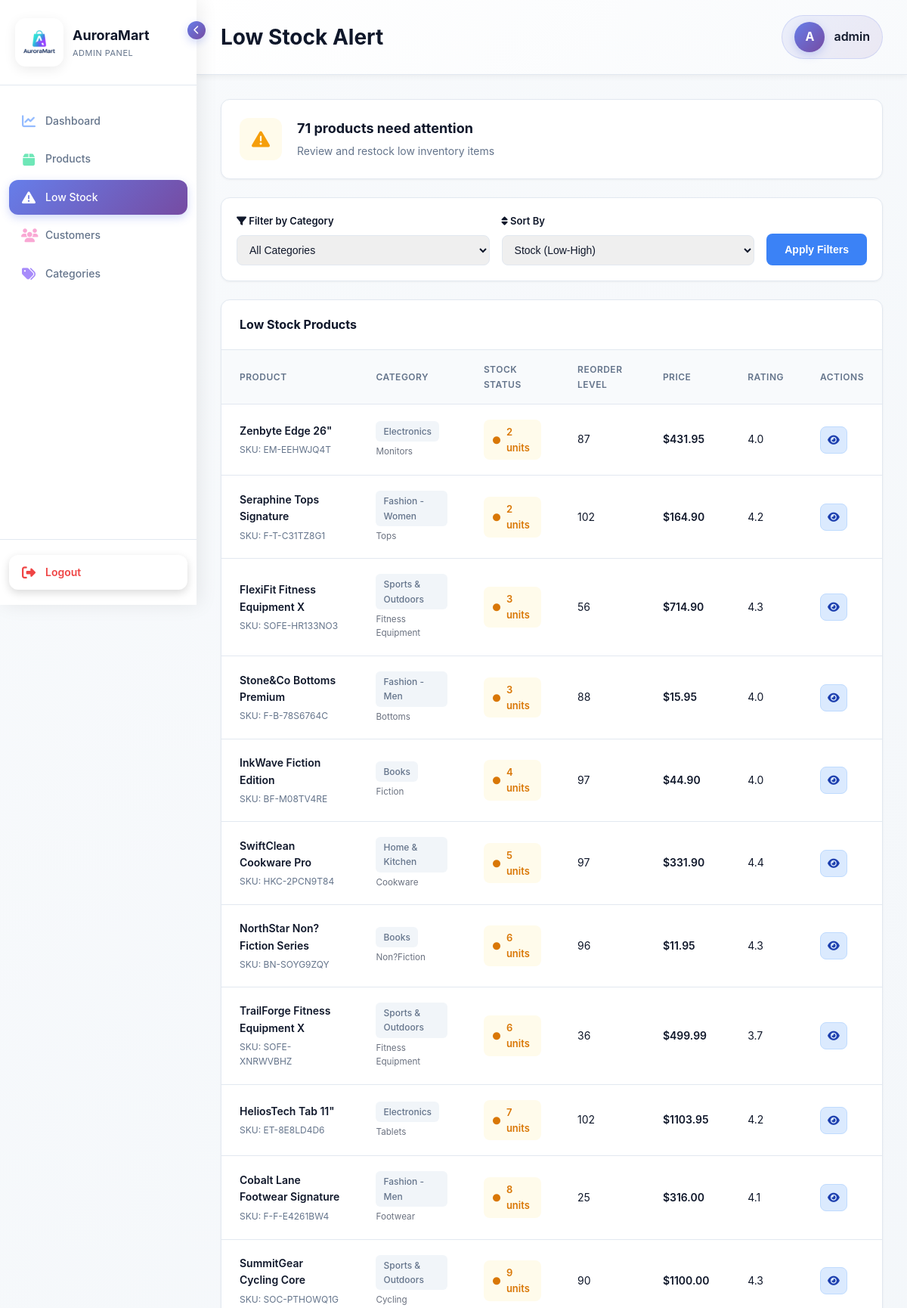
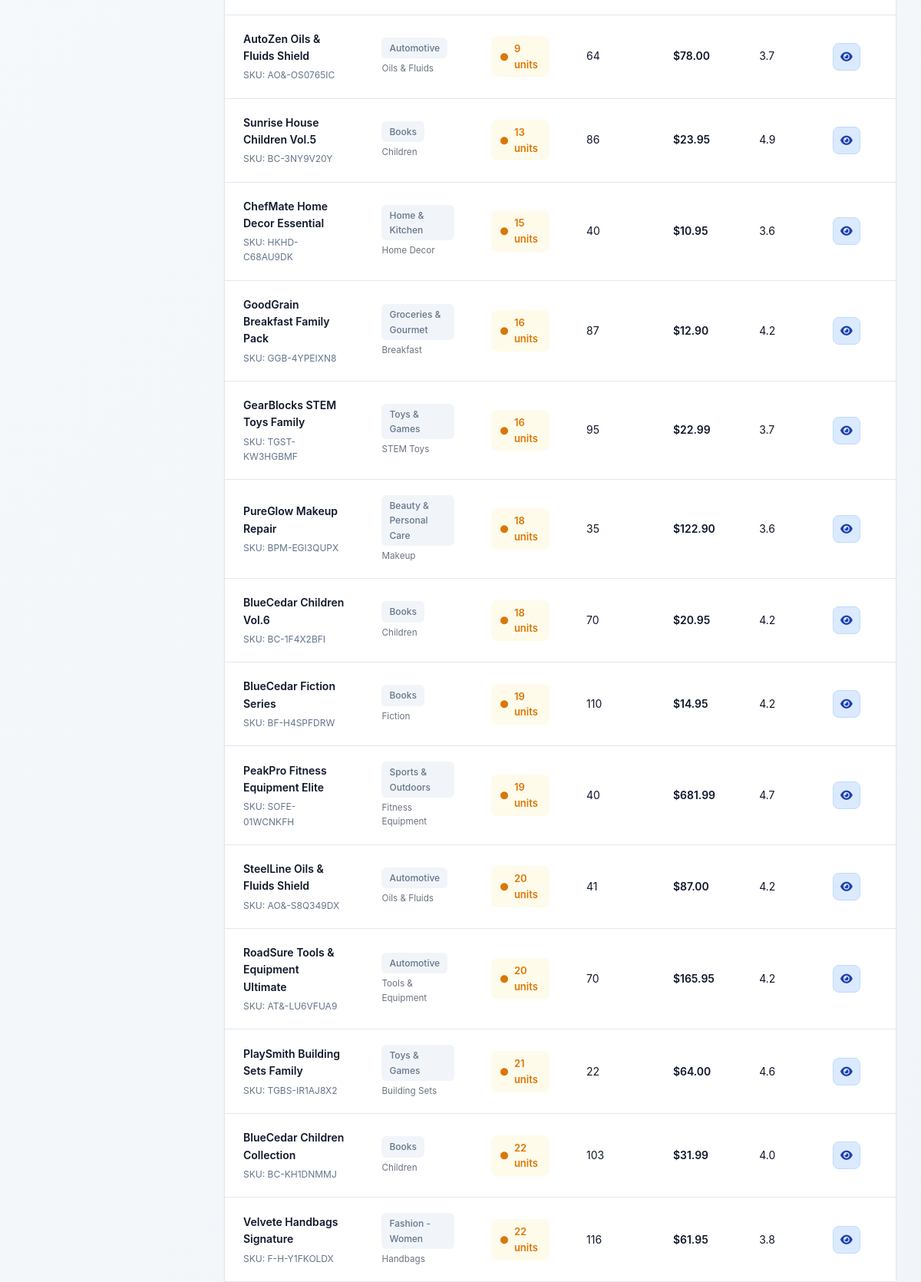
The app's page /adminpanel/products/low-stock/ (signed in, upper part) with its own data (2 pictures, top to bottom).
### storefront/models.py (models this page shows, shortened)
class Customer(AbstractUser):
    username = models.CharField(
        max_length=150,
        unique=True,
        help_text='Required. 150 characters or fewer. Any characters allowed.',
        validators=[],  # No validators - allow any characters
        error_messages={
            'unique': "A user with that username already exists.",
        },
    )
    age = models.IntegerField(null=True, blank=True)
    gender = models.CharField(max_length=20, blank=True)
    employment_status = models.CharField(max_length=50, blank=True)
    occupation = models.CharField(max_length=100, blank=True)
    education = models.CharField(max_length=100, blank=True)
    household_size = models.IntegerField(null=True, blank=True)
    has_children = models.BooleanField(default=False)
    monthly_income_sgd = models.DecimalField(max_digits=10, decimal_places=2, null=True, blank=True, default=None)
    preferred_category = models.ForeignKey(Category, on_delete=models.SET_NULL, null=True, blank=True)

class Product(models.Model):
    sku = models.CharField(max_length=40, unique=True, db_index=True)  # maps "SKU code"
    name = models.CharField(max_length=200)                            # maps "Product name"
    description = models.TextField(blank=True)                         # maps "Product description"
    category = models.ForeignKey(Category, on_delete=models.CASCADE)    # maps "Product Category"
    subcategory = models.CharField(max_length=150, blank=True)         # maps "Product Subcategory"
    stock = models.IntegerField(default=0)                             # maps "Quantity on hand"
    reorder_threshold = models.IntegerField(default=5)                 # maps "Reorder Quantity"
    price = models.DecimalField(max_digits=10, decimal_places=2)       # maps "Unit price"
    rating = models.FloatField(default=0)                              # maps "Product rating"
    image = models.ImageField(upload_to='products/', blank=True, null=True, default='products/default-product.png')
    is_active = models.BooleanField(default=True)
    created_at = models.DateTimeField(auto_now_add=True, null=True, blank=True)
    updated_at = models.DateTimeField(auto_now=True, null=True, blank=True)
    class Meta:
        ordering = ['-id']
        verbose_name = "Product"
        verbose_name_plural = "Products"

class Category(models.Model):
    name = models.CharField(max_length=100)
    description = models.TextField(blank=True)

### adminpanel/views/product_views.py (the view)
# urls.py: path('products/low-stock/', product_views.low_stock, name='low_stock'),
@login_required(login_url='adminpanel:login')
@user_passes_test(is_staff_user, login_url='adminpanel:login')
def low_stock(request):
    products = Product.objects.filter(
        is_active=True,
        stock__lte=F('reorder_threshold')
    ).select_related('category')
    category_id = request.GET.get('category', '')
    if category_id:
        products = products.filter(category_id=category_id)
    sort_by = request.GET.get('sort', 'stock')
    products = products.order_by(sort_by)
    categories = Category.objects.all()
    context = {
        'products': products,
        'categories': categories,
        'selected_category': category_id,
        'sort_by': sort_by,
    }
    return render(request, 'adminpanel/product/low_stock.html', context)

### adminpanel/views/product_views.py (called while the page is built)
def is_staff_user(user):
    return user.is_authenticated and user.is_staff

### storefront/views.py (called while the page is built)
def cart_count(request):
    cart = request.session.get('cart', {})
    total_items = sum(int(qty) for qty in cart.values())
    return {
        'cart_count': total_items
    }

### adminpanel/templates/adminpanel/product/low_stock.html (shortened to what this page needs)
{% extends "adminpanel/base.html" %}
{% block page_title %}Low Stock Alert{% endblock %}
{% block content %}
<div class="alert-summary">
    <div class="alert-icon">
        <i class="fas fa-exclamation-triangle"></i>
    </div>
    <div class="alert-content">
        <div class="alert-title">{{ products|length }} product{% if products|length != 1 %}s{% endif %} need attention</div>
        <div class="alert-description">Review and restock low inventory items</div>
    </div>
</div>
<div class="filter-section" style="background: white; padding: 20px; border-radius: 12px; margin-bottom: 24px; box-shadow: 0 1px 3px rgba(0,0,0,0.05); border: 1px solid #e2e8f0;">
    <form method="get" style="display: flex; gap: 16px; flex-wrap: wrap; align-items: flex-end;">
        <div style="flex: 1; min-width: 200px;">
            <label for="category" style="display: block; font-size: 13px; font-weight: 600; color: #0f172a; margin-bottom: 8px;">
                <i class="fas fa-filter"></i> Filter by Category
            </label>
            <select id="category" name="category" style="width: 100%; padding: 10px 12px; border: 1px solid #e2e8f0; border-radius: 8px; font-size: 14px; color: #0f172a;">
                <option value="">All Categories</option>
            </select>
        </div>
        <div style="flex: 1; min-width: 200px;">
            <label for="sort" style="display: block; font-size: 13px; font-weight: 600; color: #0f172a; margin-bottom: 8px;">
                <i class="fas fa-sort"></i> Sort By
            </label>
            <select id="sort" name="sort" style="width: 100%; padding: 10px 12px; border: 1px solid #e2e8f0; border-radius: 8px; font-size: 14px; color: #0f172a;">
                <option value="stock" {% if sort_by == 'stock' %}selected{% endif %}>Stock (Low-High)</option>
            </select>
        </div>
        <button type="submit" style="padding: 10px 24px; background: #3b82f6; color: white; border: none; border-radius: 8px; font-size: 14px; font-weight: 600; cursor: pointer; transition: all 0.2s ease; height: 42px;">
            Apply Filters
        </button>
    </form>
</div>
{% if products %}
<div class="product-table-container">
    <div class="table-header">
        <h2 class="table-title">Low Stock Products</h2>
    </div>
    <table class="product-table">
        <thead>
            <tr>
                <th>Product</th>
                <th>Category</th>
                <th>Stock Status</th>
                <th>Reorder Level</th>
                <th>Price</th>
                <th>Rating</th>
                <th>Actions</th>
            </tr>
        </thead>
        <tbody>
            {% for product in products %}
            <tr>
                <td>
                    <div class="product-name">{{ product.name }}</div>
                    <div class="product-sku">SKU: {{ product.sku }}</div>
                </td>
                <td>
                    <span class="category-badge">{{ product.category.name }}</span>
                    {% if product.subcategory %}
                    <br><small style="color: #6b7280; margin-top: 4px; display: block;">{{ product.subcategory }}</small>
                    {% endif %}
                </td>
                <td>
                    <span class="stock-status {% if product.stock == 0 %}critical{% else %}low{% endif %}">
                        <i class="fas fa-circle"></i>
                        {% if product.stock == 0 %}
                            Out of Stock
                        {% else %}
                            {{ product.stock }} unit{% if product.stock != 1 %}s{% endif %}
                        {% endif %}
                    </span>
                </td>
                <td>{{ product.reorder_threshold }}</td>
                <td>
                    <span class="price-value">${{ product.price }}</span>
                </td>
                <td>
                    <span>{{ product.rating|floatformat:1 }}</span>
                </td>
                <td>
                    <a href="{% url 'adminpanel:product_detail' product.pk %}" class="btn-icon btn-view" title="View Details">
                        <i class="fas fa-eye"></i>
                    </a>
                </td>
            </tr>
            {% endfor %}
        </tbody>
    </table>
</div>
{% endif %}
{% endblock %}

### adminpanel/templates/adminpanel/base.html (shortened to what this page needs)
<!DOCTYPE html>
<html lang="en">
<head>
    {% load static %}
    <link rel="stylesheet" href="https://cdnjs.cloudflare.com/ajax/libs/font-awesome/6.4.0/css/all.min.css">
</head>
<body>
    <div class="sidebar" id="sidebar">
        <div class="sidebar-header">
            <div class="sidebar-logo">
                <img src="{% static 'images/Auroramart-logo.png' %}" alt="AuroraMart Logo">
            </div>
            <div class="sidebar-brand">
                <div class="brand-name">AuroraMart</div>
                <div class="brand-subtitle">Admin Panel</div>
            </div>
            <div class="sidebar-toggle" onclick="toggleSidebar()">
                <i class="fas fa-chevron-left"></i>
            </div>
        </div>
        <nav class="sidebar-nav">
            <div class="nav-item">
                <a href="{% url 'adminpanel:dashboard' %}" class="nav-link {% if request.resolver_match.url_name == 'dashboard' %}active{% endif %}">
                    <i class="fas fa-chart-line"></i>
                    <span class="nav-text">Dashboard</span>
                </a>
            </div>
            <div class="nav-item">
                <a href="{% url 'adminpanel:product_list' %}" class="nav-link {% if 'product' in request.resolver_match.url_name %}active{% endif %}">
                    <i class="fas fa-box"></i>
                    <span class="nav-text">Products</span>
                </a>
            </div>
            <div class="nav-item">
                <a href="{% url 'adminpanel:low_stock' %}" class="nav-link {% if request.resolver_match.url_name == 'low_stock' %}active{% endif %}">
                    <i class="fas fa-exclamation-triangle"></i>
                    <span class="nav-text">Low Stock</span>
                </a>
            </div>
            <div class="nav-item">
                <a href="{% url 'adminpanel:customer_list' %}" class="nav-link {% if 'customer' in request.resolver_match.url_name %}active{% endif %}">
                    <i class="fas fa-users"></i>
                    <span class="nav-text">Customers</span>
                </a>
            </div>
            <div class="nav-item">
                <a href="{% url 'adminpanel:category_list' %}" class="nav-link {% if 'category' in request.resolver_match.url_name %}active{% endif %}">
                    <i class="fas fa-tags"></i>
                    <span class="nav-text">Categories</span>
                </a>
            </div>
        </nav>
        <div class="sidebar-footer">
            {% if user.is_authenticated %}
            <a href="{% url 'adminpanel:logout' %}" class="logout-link">
                <i class="fas fa-sign-out-alt"></i>
                <span class="nav-text">Logout</span>
            </a>
            {% endif %}
        </div>
    </div>
    <div class="main-content">
        <div class="topbar">
            <h1 class="page-title">{% block page_title %}Dashboard{% endblock %}</h1>
            {% if user.is_authenticated %}
            <div class="user-info">
                <div class="user-avatar">{{ user.username|slice:":1"|upper }}</div>
                <span class="user-name">{{ user.username }}</span>
            </div>
            {% endif %}
        </div>
        <div class="content-wrapper">
            {% block content %}{% endblock %}
        </div>
    </div>
</body>
</html>

### adminpanel/templates/adminpanel/base.html (style rules this page uses)
* { margin: 0; padding: 0; box-sizing: border-box; }
body { font-family: -apple-system, BlinkMacSystemFont, 'Segoe UI', Roboto, Oxygen, Ubuntu, Cantarell, sans-serif; background: linear-gradient(135deg, #f8fafc 0%, #f1f5f9 50%, #e0e7ff 100%); background-attachment: fixed; color: #1e293b; line-height: 1.6; min-height: 100vh; }
.sidebar { position: fixed; left: 0; top: 0; height: 100vh; width: 260px; background: #ffffff; box-shadow: 4px 0 24px rgba(0, 0, 0, 0.08); transition: width 0.3s ease; z-index: 1000; display: flex; flex-direction: column; }
.sidebar-header { padding: 24px 20px; border-bottom: 1px solid #e2e8f0; display: flex; align-items: center; gap: 12px; }
.sidebar-logo { width: 64px; height: 64px; background: #ffffff; border-radius: 14px; display: flex; align-items: center; justify-content: center; flex-shrink: 0; padding: 4px; box-shadow: 0 4px 16px rgba(0, 0, 0, 0.08); }
.sidebar-logo img { width: 100%; height: 100%; object-fit: contain; }
.sidebar-brand { display: flex; flex-direction: column; transition: opacity 0.3s ease; }
.brand-name { font-size: 18px; font-weight: 700; color: #0f172a; }
.brand-subtitle { font-size: 11px; color: #64748b; text-transform: uppercase; letter-spacing: 0.5px; }
.sidebar-toggle { position: absolute; top: 28px; right: -12px; width: 24px; height: 24px; background: linear-gradient(135deg, #667eea 0%, #764ba2 100%); border-radius: 50%; display: flex; align-items: center; justify-content: center; cursor: pointer; box-shadow: 0 4px 12px rgba(102, 126, 234, 0.3); transition: transform 0.3s ease; }
.sidebar-toggle i { color: white; font-size: 12px; }
.sidebar-nav { flex: 1; padding: 20px 0; overflow-y: auto; }
.nav-item { margin: 4px 12px; }
.nav-link { display: flex; align-items: center; gap: 12px; padding: 12px 16px; color: #64748b; text-decoration: none; border-radius: 12px; transition: all 0.3s ease; font-weight: 500; font-size: 14px; position: relative; overflow: hidden; }
.nav-link::before { content: ''; position: absolute; top: 0; left: 0; width: 100%; height: 100%; background: #f8fafc; opacity: 0; transition: opacity 0.3s ease; }
.nav-link.active { background: linear-gradient(135deg, #667eea 0%, #764ba2 100%); color: white; box-shadow: 0 4px 12px rgba(102, 126, 234, 0.3); }
.nav-link.active i { color: white; }
.nav-link i { font-size: 18px; width: 20px; text-align: center; flex-shrink: 0; transition: transform 0.3s ease; }
.nav-link:not(.active) .fa-chart-line { color: #93bbff; }
.nav-link:not(.active) .fa-box { color: #6ee7b7; }
.nav-link:not(.active) .fa-users { color: #f9a8d4; }
.nav-link:not(.active) .fa-tags { color: #a78bfa; }
.nav-text { transition: opacity 0.3s ease; }
.sidebar-footer { padding: 20px 12px; border-top: 1px solid #e2e8f0; }
.logout-link { display: flex; align-items: center; gap: 12px; padding: 12px 16px; color: #ef4444; text-decoration: none; border-radius: 12px; transition: all 0.3s ease; font-weight: 600; font-size: 14px; background: #ffffff; box-shadow: 0 4px 12px rgba(0, 0, 0, 0.15); }
.logout-link i { font-size: 18px; width: 20px; text-align: center; color: #ef4444; transition: transform 0.3s ease; }
.main-content { margin-left: 260px; transition: margin-left 0.3s ease; min-height: 100vh; display: flex; flex-direction: column; }
.topbar { background: linear-gradient(135deg, #ffffff 0%, #f8fafc 100%); padding: 20px 32px; box-shadow: 0 2px 8px rgba(0,0,0,0.06); display: flex; justify-content: space-between; align-items: center; position: sticky; top: 0; z-index: 100; border-bottom: 1px solid #e2e8f0; }
.page-title { font-size: 28px; font-weight: 700; color: #0f172a; }
.user-info { display: flex; align-items: center; gap: 12px; padding: 8px 16px; background: linear-gradient(135deg, rgba(102, 126, 234, 0.1) 0%, rgba(118, 75, 162, 0.1) 100%); border-radius: 50px; border: 1px solid rgba(102, 126, 234, 0.2); }
.user-avatar { width: 40px; height: 40px; border-radius: 50%; background: linear-gradient(135deg, #667eea 0%, #764ba2 100%); display: flex; align-items: center; justify-content: center; color: white; font-weight: 700; font-size: 16px; box-shadow: 0 4px 12px rgba(102, 126, 234, 0.3); }
.user-name { font-weight: 600; color: #0f172a; }
.content-wrapper { flex: 1; padding: 32px; }

### records on screen
Customer: username "A", username "admin"
Product: name "Zenbyte Edge 26\"", sku "EM-EEHWJQ4T", category.name "Electronics", subcategory "Monitors", stock "2", reorder_threshold "87", price "431.95", rating "4.0"
Product: name "Seraphine Tops Signature", sku "F-T-C31TZ8G1", category.name "Fashion - Women", subcategory "Tops", stock "2", reorder_threshold "102", price "164.90", rating "4.2"
Product: name "FlexiFit Fitness Equipment X", sku "SOFE-HR133NO3", category.name "Sports & Outdoors", subcategory "Fitness Equipment", stock "3", reorder_threshold "56", price "714.90", rating "4.3"
Product: name "Stone&Co Bottoms Premium", sku "F-B-78S6764C", category.name "Fashion - Men", subcategory "Bottoms", stock "3", reorder_threshold "88", price "15.95", rating "4.0"
Product: name "InkWave Fiction Edition", sku "BF-M08TV4RE", category.name "Books", subcategory "Fiction", stock "4", reorder_threshold "97", price "44.90", rating "4.0"
Product: name "SwiftClean Cookware Pro", sku "HKC-2PCN9T84", category.name "Home & Kitchen", subcategory "Cookware", stock "5", reorder_threshold "97", price "331.90", rating "4.4"
Product: name "NorthStar Non?Fiction Series", sku "BN-SOYG9ZQY", category.name "Books", subcategory "Non?Fiction", stock "6", reorder_threshold "96", price "11.95", rating "4.3"
Product: name "TrailForge Fitness Equipment X", sku "SOFE-XNRWVBHZ", category.name "Sports & Outdoors", subcategory "Fitness Equipment", stock "6", reorder_threshold "36", price "499.99", rating "3.7"
Product: name "HeliosTech Tab 11\"", sku "ET-8E8LD4D6", category.name "Electronics", subcategory "Tablets", stock "7", reorder_threshold "102", price "1103.95", rating "4.2"
Product: name "Cobalt Lane Footwear Signature", sku "F-F-E4261BW4", category.name "Fashion - Men", subcategory "Footwear", stock "8", reorder_threshold "25", price "316.00", rating "4.1"
Product: name "SummitGear Cycling Core", sku "SOC-PTHOWQ1G", category.name "Sports & Outdoors", subcategory "Cycling", stock "9", reorder_threshold "90", price "1100.00", rating "4.3"
Product: name "AutoZen Oils & Fluids Shield", sku "AO&-OS0765IC", category.name "Automotive", subcategory "Oils & Fluids", stock "9", reorder_threshold "64", price "78.00", rating "3.7"
Product: name "Sunrise House Children Vol.5", sku "BC-3NY9V20Y", category.name "Books", subcategory "Children", stock "13", reorder_threshold "86", price "23.95", rating "4.9"
Product: name "ChefMate Home Decor Essential", sku "HKHD-C68AU9DK", category.name "Home & Kitchen", subcategory "Home Decor", stock "15", reorder_threshold "40", price "10.95", rating "3.6"
Product: name "GoodGrain Breakfast Family Pack", sku "GGB-4YPEIXN8", category.name "Groceries & Gourmet", subcategory "Breakfast", stock "16", reorder_threshold "87", price "12.90", rating "4.2"
Product: name "GearBlocks STEM Toys Family", sku "TGST-KW3HGBMF", category.name "Toys & Games", subcategory "STEM Toys", stock "16", reorder_threshold "95", price "22.99", rating "3.7"
Product: name "PureGlow Makeup Repair", sku "BPM-EGI3QUPX", category.name "Beauty & Personal Care", subcategory "Makeup", stock "18", reorder_threshold "35", price "122.90", rating "3.6"
Product: name "BlueCedar Children Vol.6", sku "BC-1F4X2BFI", category.name "Books", subcategory "Children", stock "18", reorder_threshold "70", price "20.95", rating "4.2"
Product: name "BlueCedar Fiction Series", sku "BF-H4SPFDRW", category.name "Books", subcategory "Fiction", stock "19", reorder_threshold "110", price "14.95", rating "4.2"
Product: name "PeakPro Fitness Equipment Elite", sku "SOFE-01WCNKFH", category.name "Sports & Outdoors", subcategory "Fitness Equipment", stock "19", reorder_threshold "40", price "681.99", rating "4.7"
Product: name "SteelLine Oils & Fluids Shield", sku "AO&-S8Q349DX", category.name "Automotive", subcategory "Oils & Fluids", stock "20", reorder_threshold "41", price "87.00", rating "4.2"
Product: name "RoadSure Tools & Equipment Ultimate", sku "AT&-LU6VFUA9", category.name "Automotive", subcategory "Tools & Equipment", stock "20", reorder_threshold "70", price "165.95", rating "4.2"
Product: name "PlaySmith Building Sets Family", sku "TGBS-IR1AJ8X2", category.name "Toys & Games", subcategory "Building Sets", stock "21", reorder_threshold "22", price "64.00", rating "4.6"
Product: name "BlueCedar Children Collection", sku "BC-KH1DNMMJ", category.name "Books", subcategory "Children", stock "22", reorder_threshold "103", price "31.99", rating "4.0"
Product: name "Velvete Handbags Signature", sku "F-H-Y1FKOLDX", category.name "Fashion - Women", subcategory "Handbags", stock "22", reorder_threshold "116", price "61.95", rating "3.8"

### other values on screen
{{ products|length }} "71"
